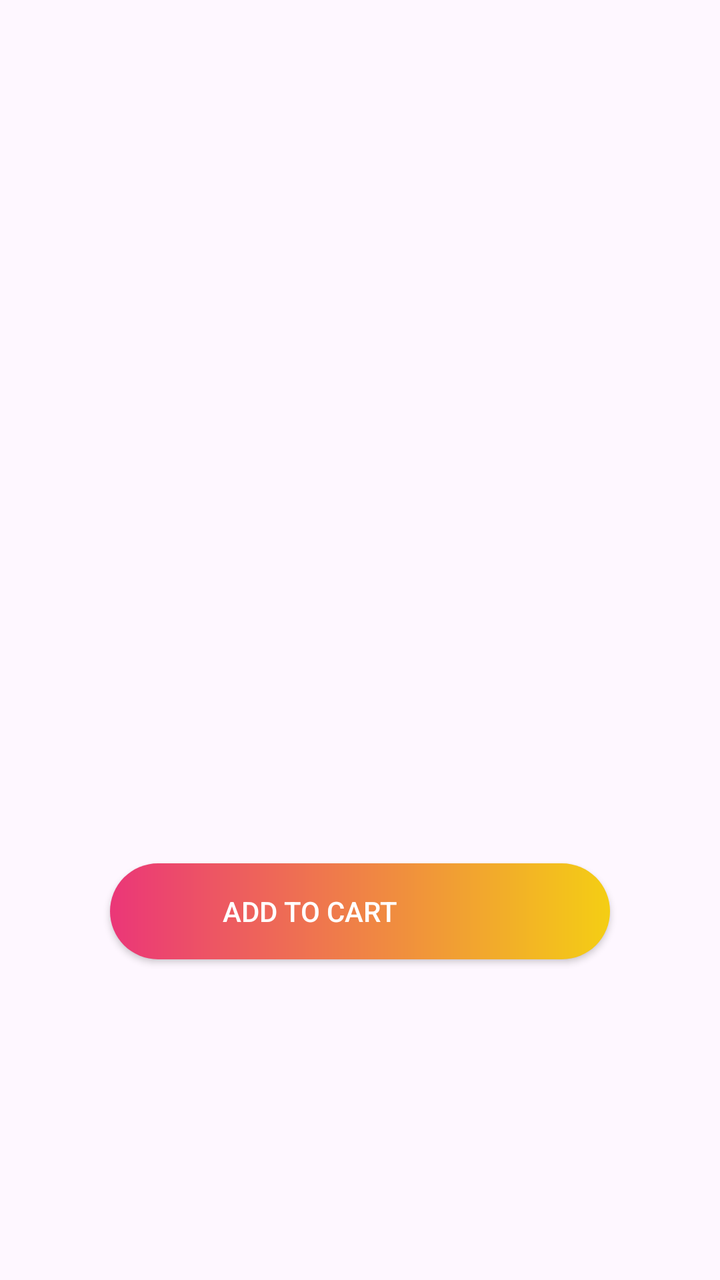
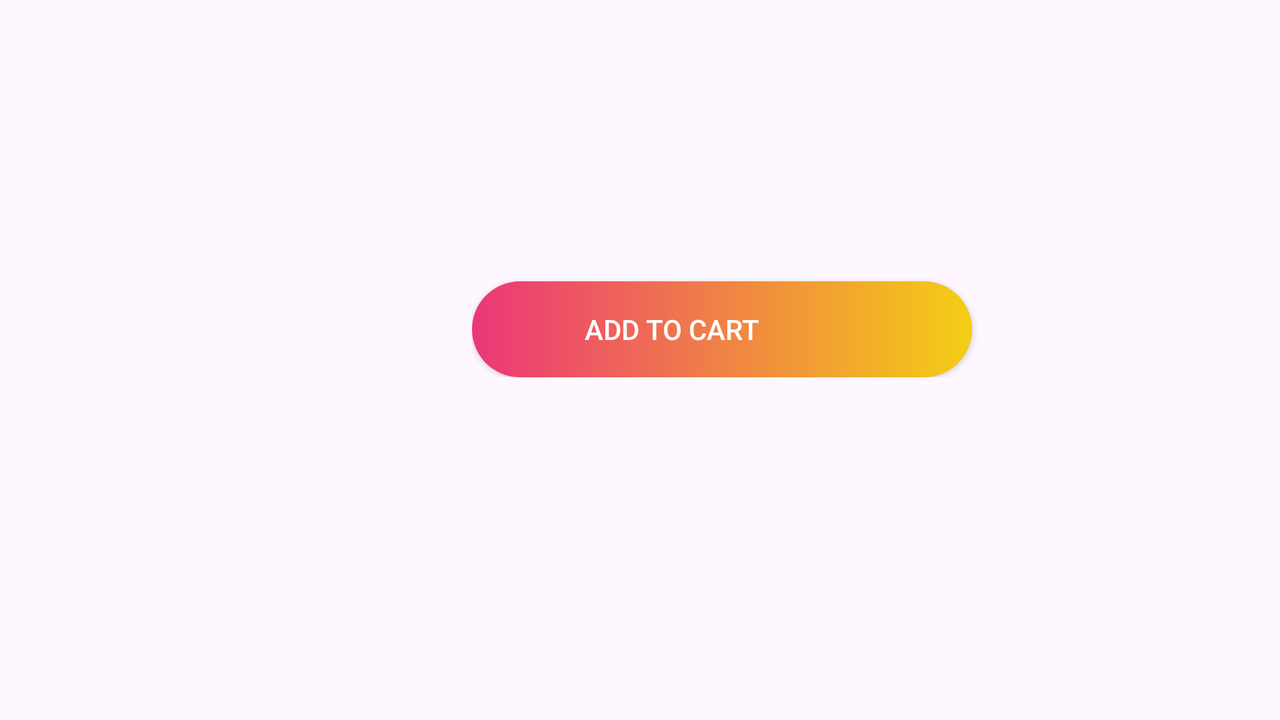

One screen, two layout resources from the same app: the default and the repository's alternative for another configuration. Each is rendered where Android would select it; the XML of both is given below.
<!-- AndroidManifest.xml: application theme Theme.Nexgen -->
<!-- res/layout/fragment_product_detail.xml -->
<?xml version="1.0" encoding="utf-8"?>
<LinearLayout xmlns:android="http://schemas.android.com/apk/res/android"
    android:layout_width="match_parent"
    android:layout_height="match_parent"
    xmlns:app="http://schemas.android.com/apk/res-auto"
    xmlns:tools="http://schemas.android.com/tools"
    android:orientation="vertical"
    android:padding="16dp"
    android:gravity="center_horizontal">

    <ImageView
        android:id="@+id/product_image"
        android:layout_width="300dp"
        android:layout_height="300dp"
        android:scaleType="centerCrop" />

    <TextView
        android:id="@+id/product_name"
        android:layout_width="wrap_content"
        android:layout_height="wrap_content"
        android:textSize="24sp"
        android:textStyle="bold"
        android:layout_marginTop="8dp" />

    <TextView
        android:id="@+id/product_description"
        android:layout_width="wrap_content"
        android:layout_height="wrap_content"
        android:layout_marginTop="4dp"
        android:textAlignment="center"/>

    <TextView
        android:id="@+id/product_price"
        android:layout_width="wrap_content"
        android:layout_height="wrap_content"
        android:textSize="18sp"
        android:layout_marginTop="4dp"
        android:textColor="@android:color/holo_green_dark" />

    <androidx.appcompat.widget.AppCompatButton
        android:id="@+id/button_add_to_cart"
        app:layout_constraintEnd_toEndOf="parent"
        app:layout_constraintHorizontal_bias="0.503"
        app:layout_constraintStart_toStartOf="parent"
        app:layout_constraintTop_toBottomOf="@+id/reg_password"
        tools:ignore="MissingConstraints"
        android:layout_width="250dp"
        android:paddingRight="50dp"
        android:layout_height="wrap_content"
        android:layout_marginTop="24dp"
        android:background="@drawable/button_background"
        android:text="Add to cart"
        android:textColor="@color/white"
        android:drawableRight="@drawable/ic_cart"/>
</LinearLayout>
<!-- resources referenced by this layout -->
<resources>
  <color name="white">#FFFFFFFF</color>
  <!-- drawable button_background (drawable) -->
  <?xml version="1.0" encoding="utf-8"?>
  <shape xmlns:android="http://schemas.android.com/apk/res/android"
      android:shape="rectangle">
      <gradient android:startColor="#EB3678" android:endColor="#F4CE14"/>
      <corners android:radius="50dp"/>
  </shape>
  <style name="Theme.Nexgen" parent="Base.Theme.Nexgen" />
  <style name="Base.Theme.Nexgen" parent="Theme.Material3.DayNight.NoActionBar">
          
          
      </style>
</resources>
<!-- res/layout-land/fragment_product_detail.xml (the repository's variant of the layout above) -->
<!-- drawn on the phone turned sideways -->
<?xml version="1.0" encoding="utf-8"?>
<LinearLayout xmlns:android="http://schemas.android.com/apk/res/android"
    android:layout_width="match_parent"
    android:layout_height="match_parent"
    xmlns:app="http://schemas.android.com/apk/res-auto"
    xmlns:tools="http://schemas.android.com/tools"
    android:orientation="horizontal"
    android:padding="16dp">

    <ImageView
        android:id="@+id/product_image"
        android:layout_width="200dp"
        android:layout_height="200dp"
        android:scaleType="centerCrop"
        android:layout_marginRight="20dp"/>

    <LinearLayout
        android:layout_width="match_parent"
        android:layout_height="wrap_content"
        android:orientation="vertical">

        <TextView
            android:id="@+id/product_name"
            android:layout_width="wrap_content"
            android:layout_height="wrap_content"
            android:textSize="30sp"
            android:textStyle="bold"
            android:layout_marginTop="8dp" />

        <TextView
            android:id="@+id/product_description"
            android:layout_width="wrap_content"
            android:layout_height="wrap_content"
            android:layout_marginTop="5dp"/>

        <TextView
            android:id="@+id/product_price"
            android:layout_width="wrap_content"
            android:layout_height="wrap_content"
            android:textSize="18sp"
            android:layout_marginTop="4dp"
            android:textColor="@android:color/holo_green_dark" />

        <androidx.appcompat.widget.AppCompatButton
            android:id="@+id/button_add_to_cart"
            app:layout_constraintEnd_toEndOf="parent"
            app:layout_constraintHorizontal_bias="0.503"
            app:layout_constraintStart_toStartOf="parent"
            app:layout_constraintTop_toBottomOf="@+id/reg_password"
            tools:ignore="MissingConstraints"
            android:layout_width="250dp"
            android:paddingRight="50dp"
            android:layout_height="wrap_content"
            android:layout_marginTop="24dp"
            android:background="@drawable/button_background"
            android:text="Add to cart"
            android:textColor="@color/white"
            android:drawableRight="@drawable/ic_cart"/>

    </LinearLayout>
</LinearLayout>
